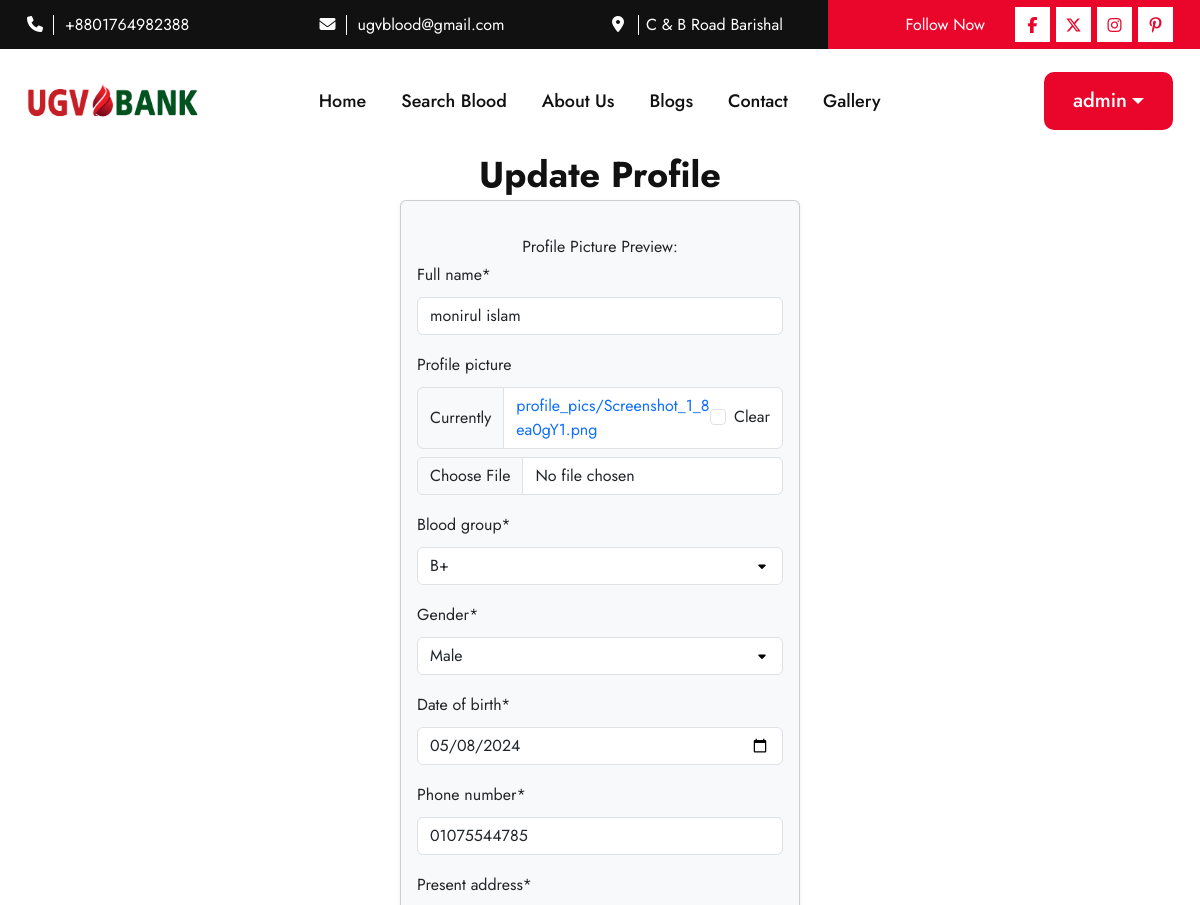
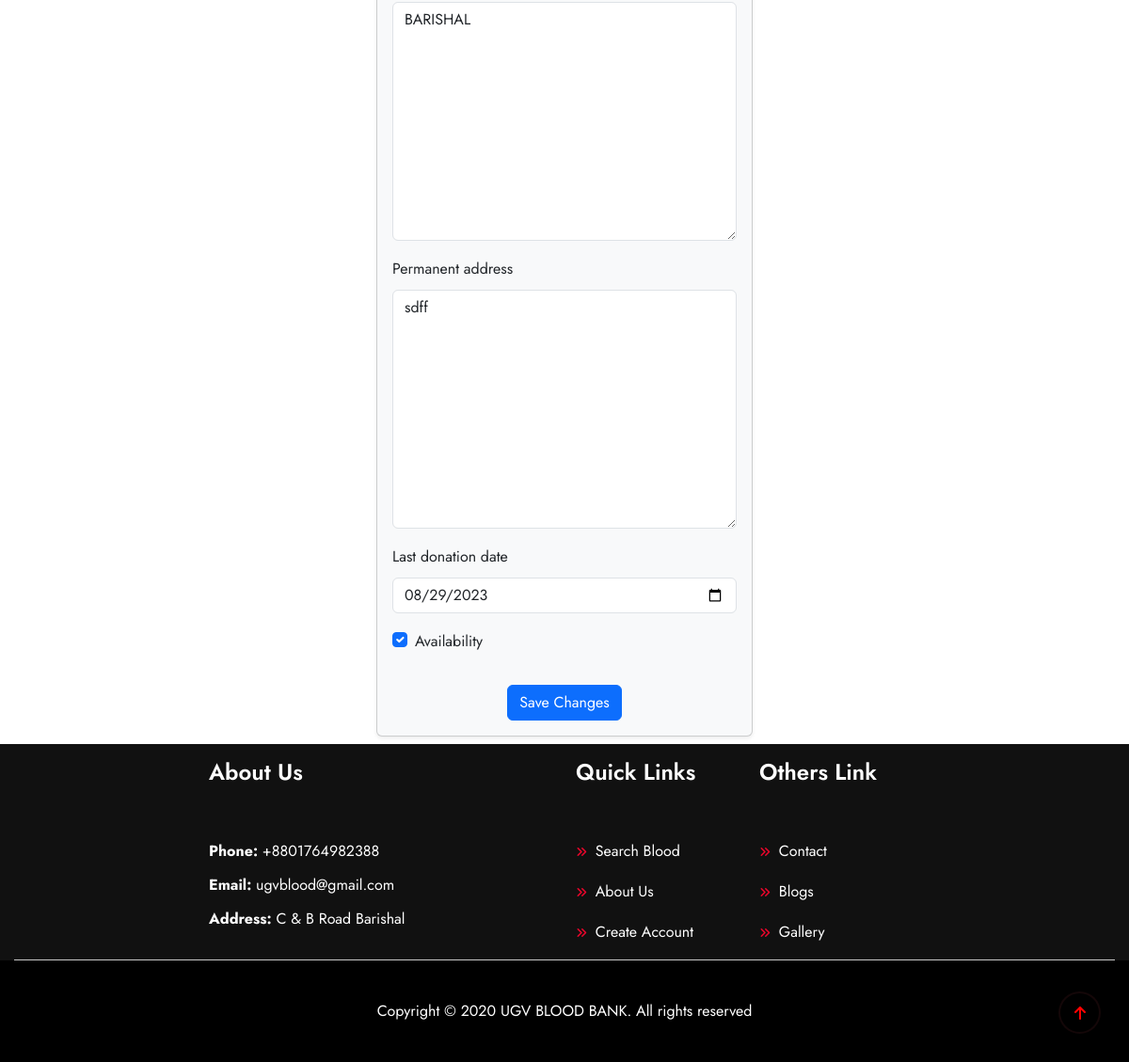
The page /manage-profile/ (signed in) on the database its author committed (2 pictures, top to bottom).
### blood/models.py (models this page shows, shortened)
class SiteInfo(models.Model):
    site_name = models.CharField(max_length=20)
    site_logo = models.ImageField(upload_to='logo/')
    email = models.EmailField()
    phone = models.CharField(max_length=14)
    address = models.CharField(max_length=100)
    site_facebook = models.URLField(max_length=100)
    site_x = models.URLField(max_length=100)
    site_instagram = models.URLField(max_length=100)
    site_pinterest = models.URLField(max_length=100)

class DonorProfile(models.Model):
    BLOOD_GROUP_CHOICES = [
        ('A+', 'A+'), ('A-', 'A-'),
        ('B+', 'B+'), ('B-', 'B-'),
        ('AB+', 'AB+'), ('AB-', 'AB-'),
        ('O+', 'O+'), ('O-', 'O-')
    ]
    GENDER_CHOICES = [
        ('M', 'Male'),
        ('F', 'Female'),
        ('O', 'Other'),
    ]
    user = models.OneToOneField(User, on_delete=models.CASCADE)
    full_name = models.CharField(max_length=80)
    profile_picture = models.ImageField(upload_to='profile_pics/', blank=True, null=True)
    blood_group = models.CharField(max_length=3, choices=BLOOD_GROUP_CHOICES)
    gender = models.CharField(max_length=1, choices=GENDER_CHOICES)  # New field for gender
    date_of_birth = models.DateField()
    phone_number = models.CharField(
        max_length=11,
        validators=[RegexValidator(regex=r'^\+?1?\d{9,15}$')]
    )
    present_address = models.TextField(max_length=400)
    permanent_address = models.TextField(max_length=400, blank=True, null=True)
    last_donation_date = models.DateField(blank=True, null=True)
    availability = models.BooleanField(default=True)  # To indicate if they are available for donation

### blood/views.py (the view)
# urls.py: path('manage-profile/', manage_profile, name='manage_profile'),
@login_required(login_url='login')
def manage_profile(request):
    try:
        donor_profile = DonorProfile.objects.get(user=request.user)
        is_new_profile = False
    except DonorProfile.DoesNotExist:
        donor_profile = None
        is_new_profile = True
    if request.method == 'POST':
        form = DonorProfileForm(request.POST, request.FILES, instance=donor_profile)
        if form.is_valid():
            donor_profile = form.save(commit=False)
            if is_new_profile:
                donor_profile.user = request.user  # Associate the new profile with the logged-in user
            donor_profile.save()
            messages.success(request, "Your profile has been saved successfully!")
            return redirect('my_details')  # Redirect to a profile detail view
    else:
        form = DonorProfileForm(instance=donor_profile)
    return render(request, 'manage_profile.html', {'form': form, 'is_new_profile': is_new_profile})

### blood/forms.py (shortened to what this page needs)
class DonorProfileForm(forms.ModelForm):
    class Meta:
        model = DonorProfile
        fields = ['full_name', 'profile_picture', 'blood_group', 'gender', 'date_of_birth',
                  'phone_number', 'present_address', 'permanent_address',
                  'last_donation_date', 'availability']
        widgets = {
            'date_of_birth': forms.DateInput(attrs={'type': 'date', 'class': 'form-control'}),
            'last_donation_date': forms.DateInput(attrs={'type': 'date', 'class': 'form-control'}),
            'profile_picture': forms.ClearableFileInput(attrs={'class': 'form-control'}),
            'availability': forms.CheckboxInput(attrs={'class': 'form-check-input'}),
        }

### blood/context_processors.py (called while the page is built)
def site_information(request):
    site_info = SiteInfo.objects.first()
    return {
        'site_info': site_info
    }

### templates/manage_profile.html (shortened to what this page needs)
{% extends "base.html" %}
{% load static %}
{% load crispy_forms_tags %}
{% block content %}
<div class="container mb-2">
    <h3 class="text-center mb-1">Update Profile</h3>
    <div class="card shadow-sm rounded" style="max-width: 400px; margin: auto; background-color: #f8f9fa;">
        <div class="card-body">
            <form method="post" enctype="multipart/form-data">
                     <div class="form-group text-center mt-3">
                        <label for="id_profile_picture">Profile Picture Preview:</label>
                    </div>
                {{ form|crispy }}
                <div class="text-center">
                    <button type="submit" class="btn btn-primary mt-3">Save Changes</button>
                </div>
            </form>
        </div>
    </div>
</div>
{% endblock %}

### templates/header.html (shortened to what this page needs)
{% load static %}
  <header>
    <div class="header_top d-none d-lg-block d-xl-block d-xxl-block">
      <div class="container">
        <div class="row">
          <div class="col-xl-3 col-lg-3">
            <div class="header_top_content">
              <span><i class="fa-solid fa-phone"></i></span>
              <a href="tel:{{ site_info.phone }}">{{ site_info.phone }}</a>
            </div>
          </div>
          <div class="col-xl-3 col-lg-3">
            <div class="header_top_content">
              <span><i class="fa-solid fa-envelope"></i></span>
              <a href="mailto:{{ site_info.email }}">{{ site_info.email }}</a>
            </div>
          </div>
          <div class="col-xl-3 col-lg-3">
            <div class="header_top_content">
              <span><i class="fa-solid fa-location-dot"></i></span>
              <a href="#">{{ site_info.address }}</a>
            </div>
          </div>
          <div class="col-xl-3 col-lg-3">
            <div class="header_top_social">
              <p>Follow Now</p>
              <ul class="d-flex">
                <li><a href="{{ site_info.site_facebook }}"><i class="fa-brands fa-facebook-f"></i></a></li>
                <li><a href="{{ site_info.site_x }}"><i class="fa-brands fa-x-twitter"></i></a></li>
                <li><a href="{{ site_info.site_instagram }}"><i class="fa-brands fa-instagram"></i></a></li>
                <li><a href="{{ site_info.site_pinterest }}"><i class="fa-brands fa-pinterest-p"></i></a></li>
              </ul>
            </div>
          </div>
        </div>
      </div>
    </div>
    <div class="header_bottom header_bottom2">
      <div class="container">
        <div class="row align-items-center position-relative">
          <div class="col-xl-2 col-lg-2 col-md-4 col-6">
            <div class="header_logo">
              <a href="{% url 'home' %}"><img  src="{% static 'assets/logo/logo.png' %}" alt="images not founds" class="img-fluid"></a>
            </div>
          </div>
          <div class="col-xl-7 col-lg-8 d-none d-xxl-block d-xl-block">
            <ul class="main_menu">
              <li><a href="{% url 'home' %}">Home</a></li>
              <li><a href="{% url 'donor_list' %}">Search Blood</a></li>
              <li><a href="{% url 'about' %}">About Us</a></li>
              <li><a href="{% url 'blog_list' %}">Blogs</a></li>
              <li><a href="{% url 'contact' %}">Contact</a></li>
              <li><a href="{% url 'gallery' %}">Gallery</a></li>
            </ul>
          </div>
          <div class="col-xl-3 col-lg-2 d-none d-xxl-block d-xl-block">
            <div class="header_search_menu d-flex">
                {% if request.user.is_authenticated %}
                    <div class="dropdown">
                        <button class="btn red_btn get_code dropdown-toggle" type="button" id="userDropdown" data-bs-toggle="dropdown" aria-expanded="false">
                            {{ request.user.username }}
                        </button>
                    </div>
                {% else %}
                    <div>
                        <a href="{% url 'login' %}" class="red_btn get_code">Account</a>
                    </div>
                {% endif %}
            </div>
        </div>
        </div>
      </div>
    </div>
  </header>

### templates/footer.html
{% load static %}
  <footer>
    <div class="footer_top pt-3">
      <div class="container ">
        <div class="row border-bottom justify-content-center">
          <div class="col-xl-4 col-lg-4 col-md-6 col-sm-6 col-12 ">
            <div class="footer_content">
              <h5>About Us</h5>
              <ul class="list-unstyled">
                {% if site_info.phone %}
                    <li><span>Phone:</span> {{ site_info.phone }}</li>
                {% endif %}
                {% if site_info.email %}
                    <li><span>Email:</span> {{ site_info.email }}</li>
                {% endif %}
                {% if site_info.address %}
                    <li><span>Address:</span> {{ site_info.address }}</li>
                {% endif %}
            </ul>
            </div>
          </div>
          <div class="col-xl-2 col-lg-2 col-md-6 col-6 ">
            <div class="footer_content">
              <h5>Quick Links</h5>
              <ul>
                <li><a href="{% url 'donor_list' %}"><i class="fa-solid fa-angles-right"></i> Search Blood</a></li>
                <li><a href="{% url 'about' %}"><i class="fa-solid fa-angles-right"></i> About Us</a></li>
                <li><a href="{% url 'signup' %}"><i class="fa-solid fa-angles-right"></i> Create Account</a></li>
              </ul>
            </div>
          </div>
          <div class="col-xl-2 col-lg-2 col-md-6 col-6 ">
            <div class="footer_content">
              <h5>Others Link</h5>
              <ul>
                <li><a href="{% url 'contact' %}"><i class="fa-solid fa-angles-right"></i> Contact</a></li>
                <li><a href="{% url 'blog_list' %}"><i class="fa-solid fa-angles-right"></i> Blogs</a></li>
                <li><a href="{% url 'gallery' %}"><i class="fa-solid fa-angles-right"></i> Gallery</a></li>
              </ul>
            </div>
          </div>
        </div>
      </div>
    </div>
    <div class="footer_bottom">
      <div class="container">
        <div class="row">
          <div class="col-12 text-center">
            <p>Copyright &copy; 2020 {{ site_info.site_name}}. All rights reserved</p>
          </div>
        </div>
      </div>
    </div>
  </footer>

### blood/static/assets/css/fancybox.css (style rules this page uses)
:root { --f-spinner-width: 36px;--f-spinner-height: 36px;--f-spinner-color-1: rgba(0, 0, 0, 0.1);--f-spinner-color-2: rgba(17, 24, 28, 0.8);--f-spinner-stroke: 2.75 }
:root { --f-button-width: 40px;--f-button-height: 40px;--f-button-border: 0;--f-button-border-radius: 0;--f-button-color: #374151;--f-button-bg: #f8f8f8;--f-button-hover-bg: #e0e0e0;--f-button-active-bg: #d0d0d0;--f-button-shadow: none;--f-button-transition: all 0.15s ease;--f-button-transform: none;--f-button-svg-width: 20px;--f-button-svg-height: 20px;--f-button-svg-stroke-width: 1.5;--f-button-svg-fill: none;--f-button-svg-filter: none;--f-button-svg-disabled-opacity: 0.65 }

### rows shown on the page
SiteInfo: phone "+8801764982388", email "ugvblood@gmail.com", address "C & B Road Barishal", site_name "UGV BLOOD BANK"
DonorProfile: full_name "monirul islam", blood_group "B+", gender "Male", date_of_birth "05/08/2024", phone_number "01075544785", present_address "BARISHAL", permanent_address "sdff", last_donation_date "08/29/2023", availability "☑"

### other values the page prints
{{ request.user.username }} "admin"
